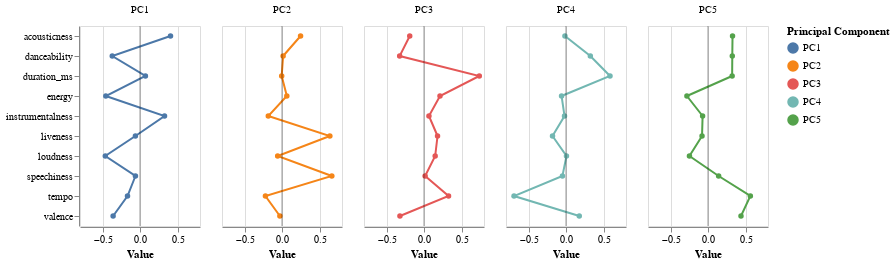

Notebook code for this chart:
### Markdown cell above
We can visualize this dataframe as:

### Code cell
# melt from wide to long
PCA_plot_df = PCA_df.melt(
    id_vars = 'Variable',
    var_name = 'Principal Component',
    value_name = 'Loading'
)

# add a column of zeros to encode for x = 0 line to plot
PCA_plot_df['zero'] = np.repeat(0, len(PCA_plot_df))

# # create base layer
base = alt.Chart(PCA_plot_df)

# create lines + points for loadings
loadings = base.mark_line(point = True).encode(
    y = alt.X('Variable', title = ''),
    x = 'Loading',
    color = 'Principal Component'
)

# create line at zero
rule = base.mark_rule().encode(x = alt.X('zero', title = 'Value'), size = alt.value(0.05))

# layer
PCA_plot = (loadings + rule).properties(width = 120)

# show
PCA_plot.facet(column = alt.Column('Principal Component', title = ''))

### Figure 1 — Vega-Lite specification as saved in the notebook (floating-point values rounded to 4 significant figures)
{"config": {"view": {"continuousWidth": 400, "continuousHeight": 300}}, "data": {"name": "data-2bc914e210aaa2fa564d3f542892dd3a"}, "facet": {"column": {"field": "Principal Component", "title": "", "type": "nominal"}}, "spec": {"layer": [{"mark": {"type": "line", "point": true}, "encoding": {"color": {"field": "Principal Component", "type": "nominal"}, "x": {"field": "Loading", "type": "quantitative"}, "y": {"field": "Variable", "title": "", "type": "nominal"}}}, {"mark": "rule", "encoding": {"size": {"value": 0.05}, "x": {"field": "zero", "title": "Value", "type": "quantitative"}}}], "width": 120}, "$schema": "https://vega.github.io/schema/vega-lite/v4.17.0.json", "datasets": {"data-2bc914e210aaa2fa564d3f542892dd3a": [{"Variable": "acousticness", "Principal Component": "PC1", "Loading": 0.407, "zero": 0}, {"Variable": "danceability", "Principal Component": "PC1", "Loading": -0.3699, "zero": 0}, {"Variable": "duration_ms", "Principal Component": "PC1", "Loading": 0.07233, "zero": 0}, {"Variable": "energy", "Principal Component": "PC1", "Loading": -0.4555, "zero": 0}, {"Variable": "instrumentalness", "Principal Component": "PC1", "Loading": 0.3271, "zero": 0}, {"Variable": "liveness", "Principal Component": "PC1", "Loading": -0.0613, "zero": 0}, {"Variable": "loudness", "Principal Component": "PC1", "Loading": -0.4627, "zero": 0}, {"Variable": "speechiness", "Principal Component": "PC1", "Loading": -0.06087, "zero": 0}, {"Variable": "tempo", "Principal Component": "PC1", "Loading": -0.1666, "zero": 0}, {"Variable": "valence", "Principal Component": "PC1", "Loading": -0.3585, "zero": 0}, {"Variable": "acousticness", "Principal Component": "PC2", "Loading": 0.2476, "zero": 0}, {"Variable": "danceability", "Principal Component": "PC2", "Loading": 0.01479, "zero": 0}, {"Variable": "duration_ms", "Principal Component": "PC2", "Loading": -0.004129, "zero": 0}, {"Variable": "energy", "Principal Component": "PC2", "Loading": 0.06446, "zero": 0}, {"Variable": "instrumentalness", "Principal Component": "PC2", "Loading": -0.1828, "zero": 0}, {"Variable": "liveness", "Principal Component": "PC2", "Loading": 0.6379, "zero": 0}, {"Variable": "loudness", "Principal Component": "PC2", "Loading": -0.05787, "zero": 0}, {"Variable": "speechiness", "Principal Component": "PC2", "Loading": 0.6641, "zero": 0}, {"Variable": "tempo", "Principal Component": "PC2", "Loading": -0.2209, "zero": 0}, {"Variable": "valence", "Principal Component": "PC2", "Loading": -0.02824, "zero": 0}, {"Variable": "acousticness", "Principal Component": "PC3", "Loading": -0.1901, "zero": 0}, {"Variable": "danceability", "Principal Component": "PC3", "Loading": -0.3246, "zero": 0}, {"Variable": "duration_ms", "Principal Component": "PC3", "Loading": 0.7373, "zero": 0}, {"Variable": "energy", "Principal Component": "PC3", "Loading": 0.2133, "zero": 0}, {"Variable": "instrumentalness", "Principal Component": "PC3", "Loading": 0.06606, "zero": 0}, {"Variable": "liveness", "Principal Component": "PC3", "Loading": 0.1805, "zero": 0}, {"Variable": "loudness", "Principal Component": "PC3", "Loading": 0.149, "zero": 0}, {"Variable": "speechiness", "Principal Component": "PC3", "Loading": 0.01501, "zero": 0}, {"Variable": "tempo", "Principal Component": "PC3", "Loading": 0.3274, "zero": 0}, {"Variable": "valence", "Principal Component": "PC3", "Loading": -0.3207, "zero": 0}, {"Variable": "acousticness", "Principal Component": "PC4", "Loading": -0.0141, "zero": 0}, {"Variable": "danceability", "Principal Component": "PC4", "Loading": 0.3247, "zero": 0}, {"Variable": "duration_ms", "Principal Component": "PC4", "Loading": 0.5868, "zero": 0}, {"Variable": "energy", "Principal Component": "PC4", "Loading": -0.05919, "zero": 0}, {"Variable": "instrumentalness", "Principal Component": "PC4", "Loading": -0.01977, "zero": 0}, {"Variable": "liveness", "Principal Component": "PC4", "Loading": -0.1799, "zero": 0}, {"Variable": "loudness", "Principal Component": "PC4", "Loading": 0.006397, "zero": 0}, {"Variable": "speechiness", "Principal Component": "PC4", "Loading": -0.04759, "zero": 0}, {"Variable": "tempo", "Principal Component": "PC4", "Loading": -0.6929, "zero": 0}, {"Variable": "valence", "Principal Component": "PC4", "Loading": 0.1772, "zero": 0}, {"Variable": "acousticness", "Principal Component": "PC5", "Loading": 0.3271, "zero": 0}, {"Variable": "danceability", "Principal Component": "PC5", "Loading": 0.3239, "zero": 0}, {"Variable": "duration_ms", "Principal Component": "PC5", "Loading": 0.3219, "zero": 0}, {"Variable": "energy", "Principal Component": "PC5", "Loading": -0.2813, "zero": 0}, {"Variable": "instrumentalness", "Principal Component": "PC5", "Loading": -0.07195, "zero": 0}, {"Variable": "liveness", "Principal Component": "PC5", "Loading": -0.0796, "zero": 0}, {"Variable": "loudness", "Principal Component": "PC5", "Loading": -0.2473, "zero": 0}, {"Variable": "speechiness", "Principal Component": "PC5", "Loading": 0.1418, "zero": 0}, {"Variable": "tempo", "Principal Component": "PC5", "Loading": 0.5649, "zero": 0}, {"Variable": "valence", "Principal Component": "PC5", "Loading": 0.4399, "zero": 0}]}}
